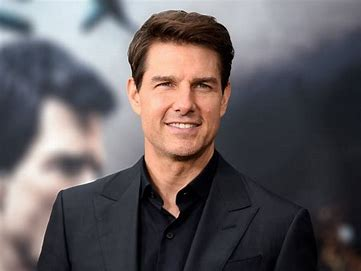
#> input picture images/tom_cruise/1.jpg, 361 x 271 px, found by its file name; its folder holds only this picture in this run
$ python resize.py
#> lines starting #> are read from the running program, lines starting #| are printed output that depends on the picture
# This file resizes the downloaded or captured images and save them to the
# archive folder for model training

import cv2 as cv
import os


def detectAndCrop(img):
    (x, y, w, h) = face_cascade.detectMultiScale(img)[0]
    return img[y:y+h, x:x+w]


face_cascade = cv.CascadeClassifier('haarcascade_frontalface_default.xml')
size = (92, 112)

if __name__ == "__main__":
    path = "images\\tom_cruise"
    dst_path = "archive\\tom"
    dirname, dirnames, filenames = list(os.walk(path))[0]
    for filename in filenames:
        image_path = os.path.join(path, filename)
        img = cv.imread(image_path, 0)
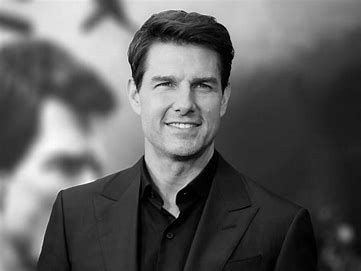
#> img: shape (271, 361); min 0, max 255, mean 94.3
        img = detectAndCrop(img)
#> in detectAndCrop, `(x, y, w, h) = face_cascade.detectMultiScale(img)[0]`: x = 131; y = 44; w = 106
#> in detectAndCrop, `return img[y:y+h, x:x+w]`:
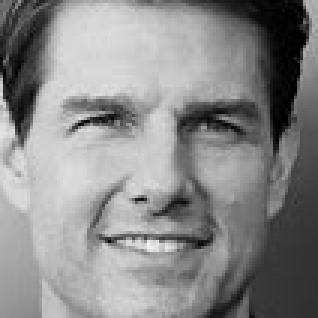
#> returned value: shape (106, 106) (shown 3 times larger); min 0, max 244, mean 137.2
        img = cv.resize(img, size)
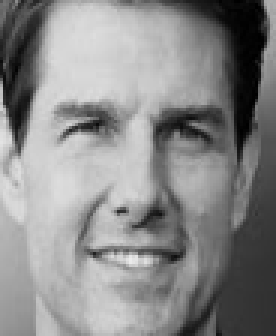
#> img: shape (112, 92) (shown 3 times larger); min 0, max 235, mean 137
        cv.imwrite(os.path.join(dst_path, filename), img)

$ run again, on images/tom_cruise/4.jpg
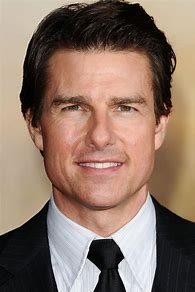
#> input picture images/tom_cruise/4.jpg, 195 x 292 px, found by its file name
#> `img = cv.imread(image_path, 0)`:
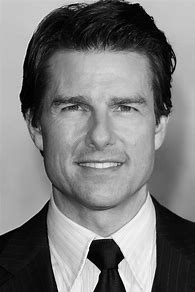
#> img: shape (292, 195); min 0, max 255, mean 122.5
#> x = 32; y = 54; w = 138
#> `img = cv.resize(img, size)`:
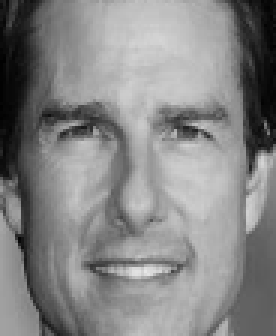
#> img: shape (112, 92) (shown 3 times larger); min 1, max 231, mean 133.1

$ run again, on images/tom_cruise/5.jpg
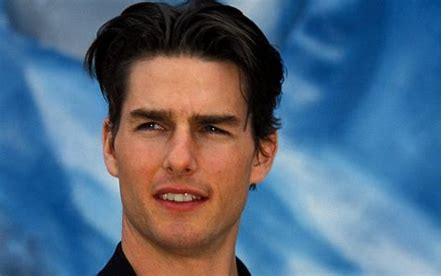
#> input picture images/tom_cruise/5.jpg, 441 x 276 px, found by its file name
#> `img = cv.imread(image_path, 0)`:
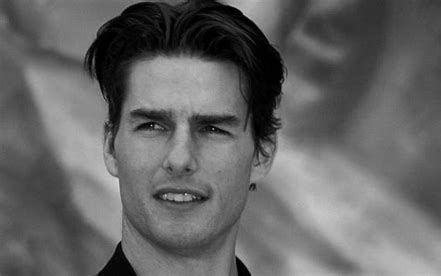
#> img: shape (276, 441); min 0, max 216, mean 101.4
#> x = 98; y = 62; w = 168
#> `img = cv.resize(img, size)`:
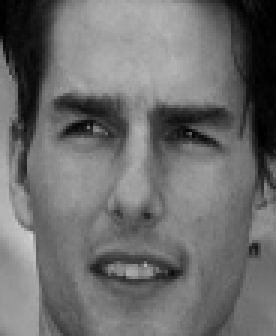
#> img: shape (112, 92) (shown 3 times larger); min 0, max 208, mean 108.9

$ run again, on images/tom_cruise/7.jpg
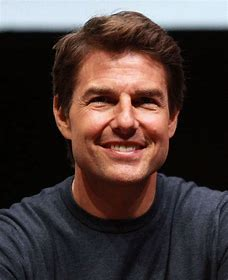
#> input picture images/tom_cruise/7.jpg, 228 x 280 px, found by its file name
#> `img = cv.imread(image_path, 0)`:
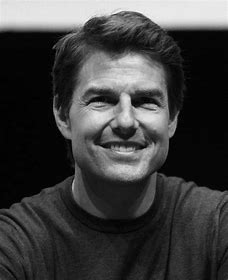
#> img: shape (280, 228); min 0, max 255, mean 62.6
#> x = 62; y = 51; w = 125
#> `img = cv.resize(img, size)`:
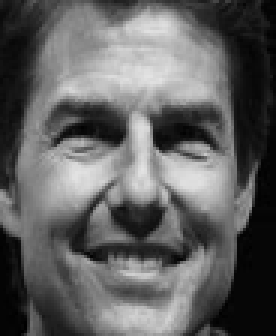
#> img: shape (112, 92) (shown 3 times larger); min 0, max 227, mean 96.5

$ run again, on images/tom_cruise/10.jpg
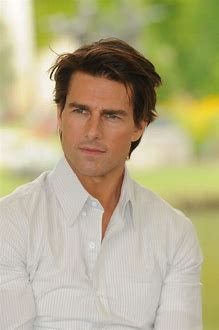
#> input picture images/tom_cruise/10.jpg, 219 x 330 px, found by its file name
#> `img = cv.imread(image_path, 0)`:
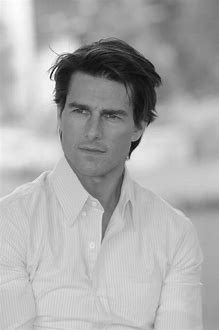
#> img: shape (330, 219); min 7, max 255, mean 171.3
#> x = 53; y = 80; w = 86
#> `img = cv.resize(img, size)`:
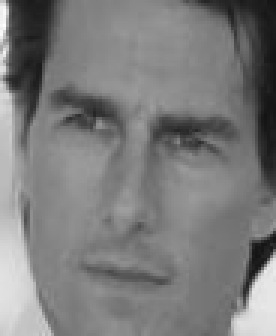
#> img: shape (112, 92) (shown 3 times larger); min 19, max 254, mean 123.6
